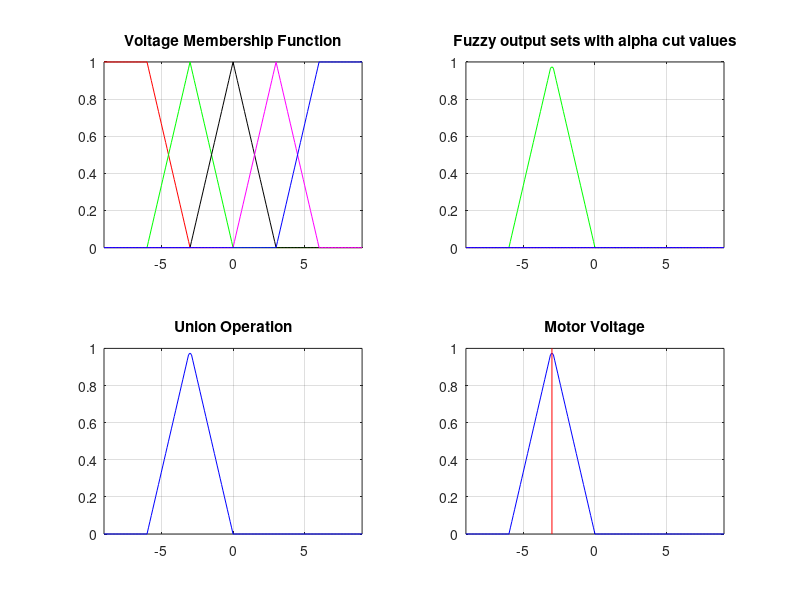

This figure's MATLAB source:
% 5 Membership Function Fuzzy 
% FAMMOTORDC 
% figure 11  
clear all; close all; clc
load FM_MOTOR

x1o=-100;
x2o=-300;
x1o=x1o*pi/180;
x2o=x2o*pi/180;


x1_EANI=interp1(x1,x1_EAN,x1o);
x1_NI1=interp1(x1,x1_N1,x1o);
x1_NI=interp1(x1,x1_N,x1o);
x1_NI2=interp1(x1,x1_N2,x1o);
x1_EAPI=interp1(x1,x1_EAP,x1o);

x2_VANI=interp1(x2,x2_VAN,x2o);
x2_NI1=interp1(x2,x2_N1,x2o);
x2_NI=interp1(x2,x2_N,x2o);
x2_NI2=interp1(x2,x2_N2,x2o);
x2_VAPI=interp1(x2,x2_VAP,x2o);

[x1_EANI x1_NI1 x1_NI x1_NI2 x1_EAPI];
[x2_VANI x2_NI1 x2_NI x2_NI2 x2_VAPI];

r1=min(x1_EANI,x2_VANI);
r2=min(x1_NI1,x2_VANI);
r3=min(x1_NI,x2_VANI);
r4=min(x1_NI2,x2_VANI);
r5=min(x1_EAPI,x2_VANI);
r6=min(x1_EANI,x2_NI1);
r7=min(x1_NI1,x2_NI1);
r8=min(x1_NI,x2_NI1);
r9=min(x1_NI2,x2_NI1);
r10=min(x1_EAPI,x2_NI1);
r11=min(x1_EANI,x2_NI);
r12=min(x1_NI1,x2_NI);
r13=min(x1_NI,x2_NI);
r14=min(x1_NI2,x2_NI);
r15=min(x1_EAPI,x2_NI);
r16=min(x1_EANI,x2_NI2);
r17=min(x1_NI1,x2_NI2);
r18=min(x1_NI,x2_NI2);
r19=min(x1_NI2,x2_NI2);
r20=min(x1_EAPI,x2_NI2);
r21=min(x1_EANI,x2_VAPI);
r22=min(x1_NI1,x2_VAPI);
r23=min(x1_NI,x2_VAPI);
r24=min(x1_NI2,x2_VAPI);
r25=min(x1_EAPI,x2_VAPI);

FAM=[r1 r2  r3  r4  r5;
    r6  r7  r8  r9  r10;
    r11 r12 r13 r14 r15;
    r16 r17 r18 r19 r20;
    r21 r22 r23 r24 r25]

mu_AN=[0];
mu_BN=[r1  r2  r3  r4  r5  r6  r7  r8  r9  r11 r12 r16];
mu_P =[r13];
mu_BP=[r10 r14 r15 r17 r18 r19 r20 r21 r22 r23 r24 r25];
mu_AP=[0];

mu_AN=max(mu_AN);
mu_BN=max(mu_BN);
mu_P=max(mu_P);
mu_BP=max(mu_BP);
mu_AP=max(mu_AP);

mu_AN=mu_AN*ones(size(mu_AN));
mu_BN=mu_BN*ones(size(mu_BN));
mu_P=mu_P*ones(size(mu_P));
mu_BP=mu_BP*ones(size(mu_BP));
mu_AP=mu_AP*ones(size(mu_AP));
figure(1)
subplot(221)
plot(u,u_AN,'r',u,u_BN,'g',u,u_P,'k',u,u_BP,'m',u,u_AP,'b'...
    ,u,mu_AN,'r--',u,mu_BN,'g--',u,mu_P,'k--',u,mu_BP,'m--',u,mu_AP,'b--')
title('Voltage Membership Function')
grid on; axis([-9 9 0 1]);

mu_AN=min(mu_AN,u_AN);
mu_BN=min(mu_BN,u_BN);
mu_P=min(mu_P,u_P);
mu_BP=min(mu_BP,u_BP);
mu_AP=min(mu_AP,u_AP);
subplot(222)
plot(u,mu_AN,'r:',u,mu_BN,'g',u,mu_P,'k',u,mu_BP,'m',u,mu_AP,'b')
title('Fuzzy output sets with alpha cut values')
grid on; axis([-9 9 0 1]);

muZ=max([mu_AN;mu_BN;mu_P;mu_BP;mu_AP])
subplot(223)
plot(u,muZ,'b')
grid on; axis([-9 9 0 1]);
title('Union Operation')

Z=defuzz(u,muZ,'centroid')
subplot(224)
plot(u,muZ,'b',[Z Z],[0 1],'r')
grid on; axis([-9 9 0 1]);
title('Motor Voltage')














